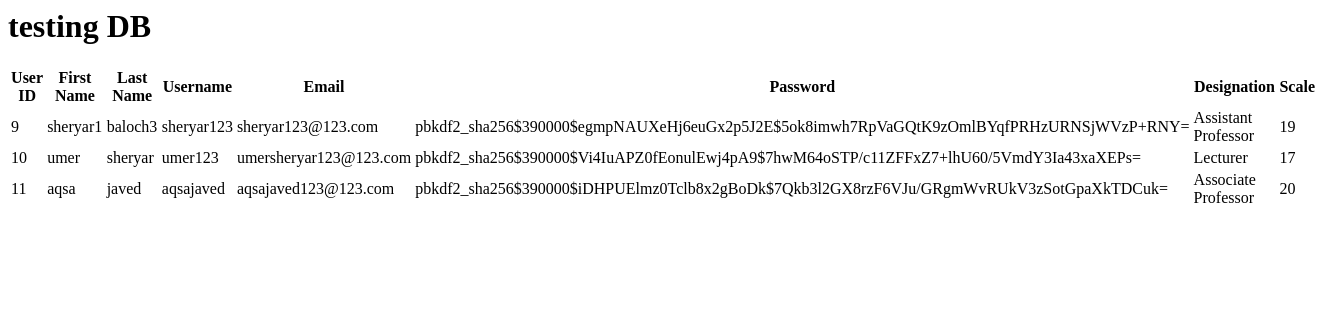
Before: /test with the older database file.
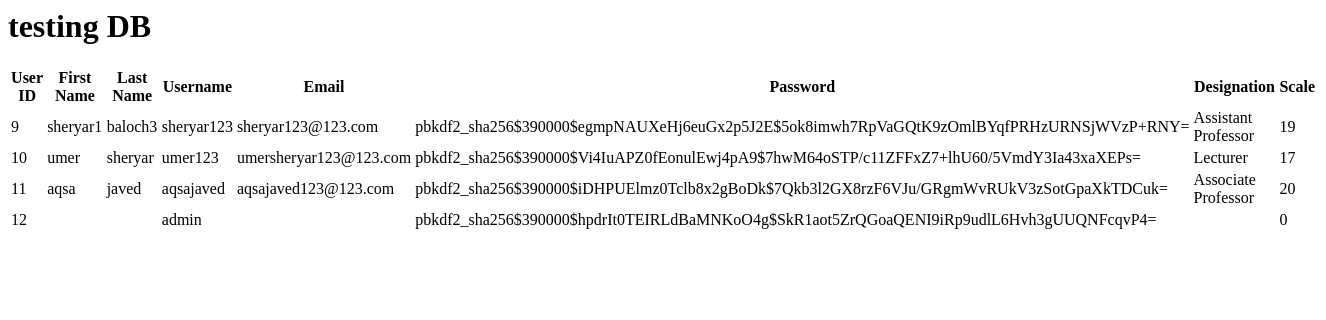
After: the same page with the newer database file.
### main/models.py (models this page shows, shortened)
class Teacher(models.Model):
    user = models.OneToOneField(User, on_delete=models.CASCADE)
    designation = models.CharField(max_length=100, null=True)
    scale = models.IntegerField(null=True)

### main/views.py (the view)
# urls.py: path('test', views.test, name='test'),
def test(request):
    teachers = Teacher.objects.all
    return render(request, 'test.html', {'all':teachers})

### main/templates/test.html
<h1>testing DB</h1>
<table>
    <thead>
      <tr>
        <th>User ID</th>
        <th>First Name</th>
        <th>Last Name</th>
        <th>Username</th>
        <th>Email</th>
        <th>Password</th>
        <th>Designation</th>
        <th>Scale</th>
      </tr>
    </thead>
    <tbody>
      {% for teacher in all %}
      <tr>
        <td>{{ teacher.user.id }}</td>
        <td>{{ teacher.user.first_name }}</td>
        <td>{{ teacher.user.last_name }}</td>
        <td>{{ teacher.user.username }}</td>
        <td>{{ teacher.user.email }}</td>
        <td>{{ teacher.user.password }}</td>
        <td>{{ teacher.designation }}</td>
        <td>{{ teacher.scale }}</td>
      </tr>
      {% endfor %}
    </tbody>
</table>

Changed rows visible on the page:
added Teacher: user.id "12", user.username "admin", user.password "pbkdf2_sha256$390000$hpdrIt0TEIRLdBaMNKoO4g$SkR1aot5ZrQGoaQENI9iRp9udlL6Hvh3gUUQNFcqvP4=", scale "0"
